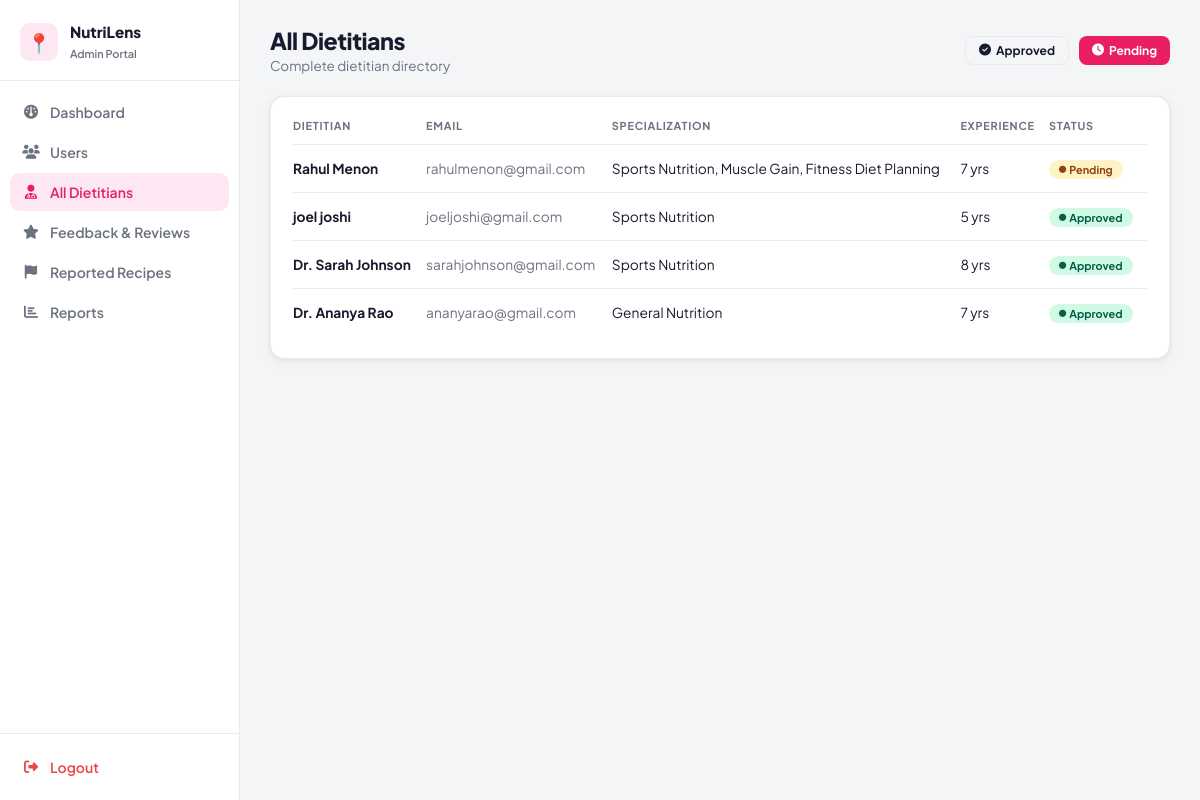
Page /admin/dietitians (signed in) on the committed database.
### tables this page shows
CREATE TABLE dietitians (
    dietitian_id INTEGER PRIMARY KEY AUTOINCREMENT,
    name TEXT NOT NULL,
    email TEXT UNIQUE NOT NULL,
    password TEXT NOT NULL,
    license_number TEXT,
    specialization TEXT,
    experience_years INTEGER DEFAULT 0,
    bio TEXT,
    status TEXT DEFAULT 'pending',
    created_at TIMESTAMP DEFAULT CURRENT_TIMESTAMP
, qualification TEXT DEFAULT '', photo TEXT DEFAULT '');

### app.py (the view)
@app.route("/admin/dietitians")
def admin_all_dietitians():
    if not session.get("admin_logged_in"):
        return redirect("/admin/login")
    conn = get_db_connection()
    dietitians = conn.execute("SELECT * FROM dietitians ORDER BY created_at DESC").fetchall()
    conn.close()
    return render_template("admin/all_dietitians.html", dietitians=dietitians)

### app.py (called while the page is built)
def get_db_connection():
    conn = sqlite3.connect(DATABASE)
    conn.row_factory = sqlite3.Row
    return conn

### templates/admin/all_dietitians.html (shortened to what this page needs)
<!DOCTYPE html>
<html lang="en">
<head>
    <link rel="stylesheet" href="https://cdnjs.cloudflare.com/ajax/libs/font-awesome/6.4.0/css/all.min.css">
</head>
<body>
    <aside class="sidebar">
        <div class="sidebar-logo">
            <div class="logo-icon">&#128205;</div>
            <div class="logo-text"><b>NutriLens</b><span>Admin Portal</span></div>
        </div>
        <nav class="sidebar-nav">
            <a href="/admin/dashboard" class="nav-item "><i class="fas fa-gauge"></i> Dashboard</a>
            <a href="/admin/users" class="nav-item"><i class="fas fa-users"></i> Users</a>
            <a href="/admin/dietitians" class="nav-item active"><i class="fas fa-user-md"></i> All Dietitians</a>
            <a href="/admin/feedback" class="nav-item"><i class="fas fa-star"></i> Feedback &amp; Reviews</a>
            <a href="/admin/reported_recipes" class="nav-item"><i class="fas fa-flag"></i> Reported Recipes</a>
            <a href="/admin/reports" class="nav-item"><i class="fas fa-chart-bar"></i> Reports</a>
        </nav>
        <div class="sidebar-footer">
            <a href="/admin/logout" class="nav-item logout"><i class="fas fa-right-from-bracket"></i> Logout</a>
        </div>
    </aside>
    <main class="main">
        <div class="topbar">
            <div>
                <h1>All Dietitians</h1>
                <p>Complete dietitian directory</p>
            </div>
            <div style="display:flex;gap:10px">
                <a href="/admin/approved-dietitians" class="btn btn-ghost"><i class="fas fa-circle-check"></i>
                    Approved</a>
                <a href="/admin/pending-dietitians" class="btn btn-brand"><i class="fas fa-clock"></i> Pending</a>
            </div>
        </div>
        <div class="card">
            <table>
                <thead>
                    <tr>
                        <th>Dietitian</th>
                        <th>Email</th>
                        <th>Specialization</th>
                        <th>Experience</th>
                        <th>Status</th>
                    </tr>
                </thead>
                <tbody>
                    {% if dietitians %}{% for d in dietitians %}
                    <tr>
                        <td><strong>{{ d.name }}</strong></td>
                        <td style="color:var(--muted)">{{ d.email }}</td>
                        <td>{{ d.specialization or '—' }}</td>
                        <td>{{ d.experience_years }} yrs</td>
                        <td>
                            {% if d.status == 'approved' %}
                            <span class="badge badge-green"><i class="fas fa-circle" style="font-size:.45rem"></i>
                                Approved</span>
                            {% else %}
                            <span class="badge badge-amber"><i class="fas fa-circle" style="font-size:.45rem"></i>
                                Pending</span>
                            {% endif %}
                        </td>
                    </tr>
                    {% endfor %}{% endif %}
                </tbody>
            </table>
        </div>
    </main>
</body>
</html>

### templates/admin/all_dietitians.html (style rules this page uses)
:root { --brand: #e91e63; --brand-dark: #be185d; --brand-soft: #fce7f3; --bg: #f4f5f7; --surface: #fff; --text: #1a1a2e; --muted: #6b7280; --border: #e8eaed; --shadow: 0 1px 4px rgba(0, 0, 0, .07), 0 4px 16px rgba(0, 0, 0, .04); --radius: 14px }
* { box-sizing: border-box; margin: 0; padding: 0 }
body { font-family: 'Plus Jakarta Sans', sans-serif; background: var(--bg); color: var(--text); display: flex; height: 100vh; overflow: hidden }
.sidebar { width: 240px; flex-shrink: 0; background: var(--surface); border-right: 1px solid var(--border); display: flex; flex-direction: column; height: 100vh; position: sticky; top: 0 }
.sidebar-logo { padding: 22px 20px 18px; display: flex; align-items: center; gap: 12px; border-bottom: 1px solid var(--border) }
.logo-icon { width: 38px; height: 38px; border-radius: 10px; background: var(--brand-soft); display: flex; align-items: center; justify-content: center; font-size: 1.2rem; flex-shrink: 0 }
.logo-text b { display: block; font-size: .95rem; font-weight: 800; color: var(--text) }
.logo-text span { font-size: .68rem; color: var(--muted); font-weight: 600 }
.sidebar-nav { flex: 1; padding: 12px 10px; display: flex; flex-direction: column; gap: 2px; overflow-y: auto }
.nav-item { display: flex; align-items: center; gap: 10px; padding: 10px 12px; border-radius: 10px; text-decoration: none; color: var(--muted); font-size: .875rem; font-weight: 600; transition: all .15s }
.nav-item i { width: 18px; text-align: center; font-size: .88rem }
.nav-item.active { background: var(--brand-soft); color: var(--brand) }
.nav-item.active i { color: var(--brand) }
.sidebar-footer { padding: 14px 10px; border-top: 1px solid var(--border) }
.nav-item.logout { color: #ef4444 }
.main { flex: 1; overflow-y: auto; padding: 26px 30px 60px }
.topbar { display: flex; align-items: center; justify-content: space-between; margin-bottom: 22px; flex-wrap: wrap; gap: 10px }
.topbar h1 { font-size: 1.45rem; font-weight: 800; letter-spacing: -.02em }
.topbar p { font-size: .84rem; color: var(--muted); margin-top: 2px }
.card { background: var(--surface); border-radius: var(--radius); padding: 22px; box-shadow: var(--shadow); border: 1px solid var(--border) }
table { width: 100%; border-collapse: collapse }
thead th { text-align: left; font-size: .68rem; font-weight: 700; text-transform: uppercase; letter-spacing: .07em; color: var(--muted); padding: 0 12px 12px 0; border-bottom: 1.5px solid var(--border) }
tbody td { padding: 13px 12px 13px 0; border-bottom: 1px solid var(--border); font-size: .86rem }
tbody tr:last-child td { border-bottom: none }
.badge { display: inline-flex; align-items: center; gap: 3px; padding: 3px 10px; border-radius: 999px; font-size: .68rem; font-weight: 700 }
.badge-green { background: #d1fae5; color: #065f46 }
.badge-amber { background: #fef3c7; color: #92400e }
.btn { display: inline-flex; align-items: center; gap: 5px; padding: 6px 13px; border-radius: 8px; font-size: .75rem; font-weight: 700; text-decoration: none; cursor: pointer; border: none; font-family: inherit; transition: all .15s }
.btn-brand { background: var(--brand); color: #fff }
.btn-ghost { background: var(--bg); color: var(--text); border: 1px solid var(--border) }

### rows in the picture
dietitians: name "Rahul Menon", email "rahulmenon@gmail.com", specialization "Sports Nutrition, Muscle Gain, Fitness Diet Planning", experience_years "7", status "pending" (drawn)
dietitians: name "joel joshi", email "joeljoshi@gmail.com", specialization "Sports Nutrition", experience_years "5", status "approved" (drawn)
dietitians: name "Dr. Sarah Johnson", email "sarahjohnson@gmail.com", specialization "Sports Nutrition", experience_years "8", status "approved" (drawn)
dietitians: name "Dr. Ananya Rao", email "ananyarao@gmail.com", specialization "General Nutrition", experience_years "7", status "approved" (drawn)
